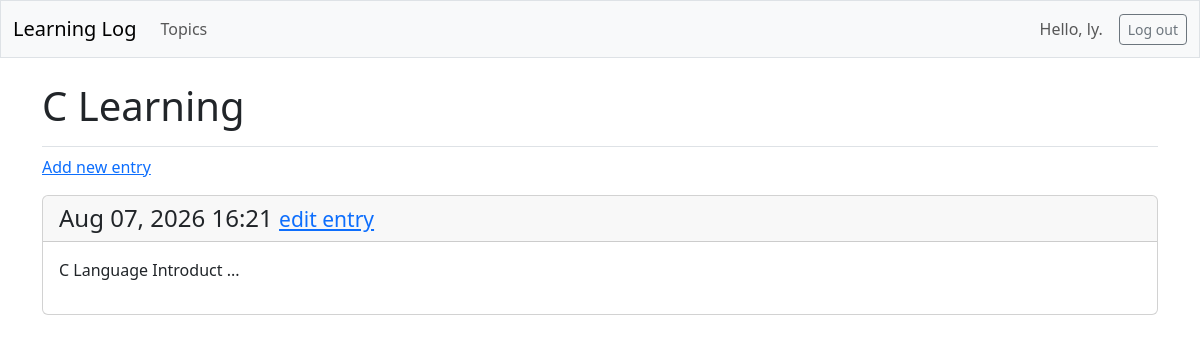
Page /topics/4/ (signed in) on the committed database.
### learning_logs/models.py (models this page shows, shortened)
class Topic(models.Model):
    text = models.CharField(max_length=200)
    date_added = models.DateTimeField(auto_now_add=True)
    owner = models.ForeignKey(User, on_delete=models.CASCADE)

class Entry(models.Model):
    topic = models.ForeignKey(Topic, on_delete=models.CASCADE)
    text = models.TextField()
    date_added = models.DateTimeField(auto_now_add=True)
    class Meta:
        verbose_name_plural = "entries"

### learning_logs/views.py (the view)
# urls.py: path('topics/<int:topic_id>/', views.topic, name='topic'),
@login_required
def topic(request, topic_id):
    topic = Topic.objects.get(id=topic_id)
    if topic.owner != request.user:
        raise Http404
    entries = topic.entry_set.order_by('-date_added')
    context = {'topic': topic, 'entries': entries}
    return render(request, 'learning_logs/topic.html', context)

### learning_logs/templates/learning_logs/topic.html
{% extends 'learning_logs/base.html' %}
{% block page_header %}
  <h1>{{ topic.text }}</h1>
{% endblock page_header %}
{% block content %}
  <p>
    <a href="{% url 'learning_logs:new_entry' topic.id %}">Add new entry</a>
  </p>
    {% for entry in entries %}
      <div class="card mb-3">
        <h4 class="card-header">
          {{ entry.date_added|date:'M d, Y H:i' }}
          <small>
            <a href="{% url 'learning_logs:edit_entry' entry.id %}">edit entry</a>
          </small>
        </h4>
        <div class="card-body">{{ entry.text|linebreaks }}</div>
      </div>
    {% empty %}
      <p>There are no entries for this topic yet.</p>
    {% endfor %}
{% endblock content %}

### learning_logs/templates/learning_logs/base.html (shortened to what this page needs)
<!DOCTYPE html>
<html lang="en">
<head>
    {% load django_bootstrap5 %}
    {% bootstrap_css %}
</head>
<body>
    <nav class="navbar navbar-expand-md navbar-light bg-light mb-4 border">
        <div class="container-fluid">
            <a class="navbar-brand" href="{% url 'learning_logs:index' %}">Learning Log</a>
            <div class="collapse navbar-collapse" id="navbarCollapse">
                <ul class="navbar-nav me-auto mb-2 mb-md-0">
                    <li class="nav-item">
                        <a class="nav-link" href="{% url 'learning_logs:topics' %}" aria-current="page">Topics</a>
                    </li>
                </ul> <! -- 定义导航栏左侧链接的代码到此结束 -->
                <div class="d-flex align-items-center ms-auto gap-3">
                    <ul class="navbar-nav mb-2 mb-md-0">
                        {% if user.is_authenticated %}
                            <li class="nav-item">
                                <span class="navbar-text">Hello, {{ user.username }}.</span>
                            </li>
                        {% endif %}
                    </ul>
                    {% if user.is_authenticated %}
                        <form action="{% url 'accounts:logout' %}" method="post">
                            <button type="submit" class="btn btn-outline-secondary btn-sm">Log out</button>
                        </form>
                    {% endif %}
                </div>
            </div> <! -- 定义导航栏可折叠部分的代码到此结束 -->
        </div> <! -- 定义导航栏容器的代码到此结束 -->
    </nav> <! -- 定义导航栏的代码到此结束 -->
    <main class="container">
        <div class="pb-2 mb-2 border-bottom">
            {% block page_header %}{% endblock page_header %}
        </div>
        <div>
            {% block content %}{% endblock content %}
        </div>
    </main>
</body>
</html>

### rows in the picture
Topic: text "C Learning"
Entry: date_added "Aug 07, 2026 16:21", text "C Language Introduct ..."

### other values in the picture
{{ user.username }} "ly"
